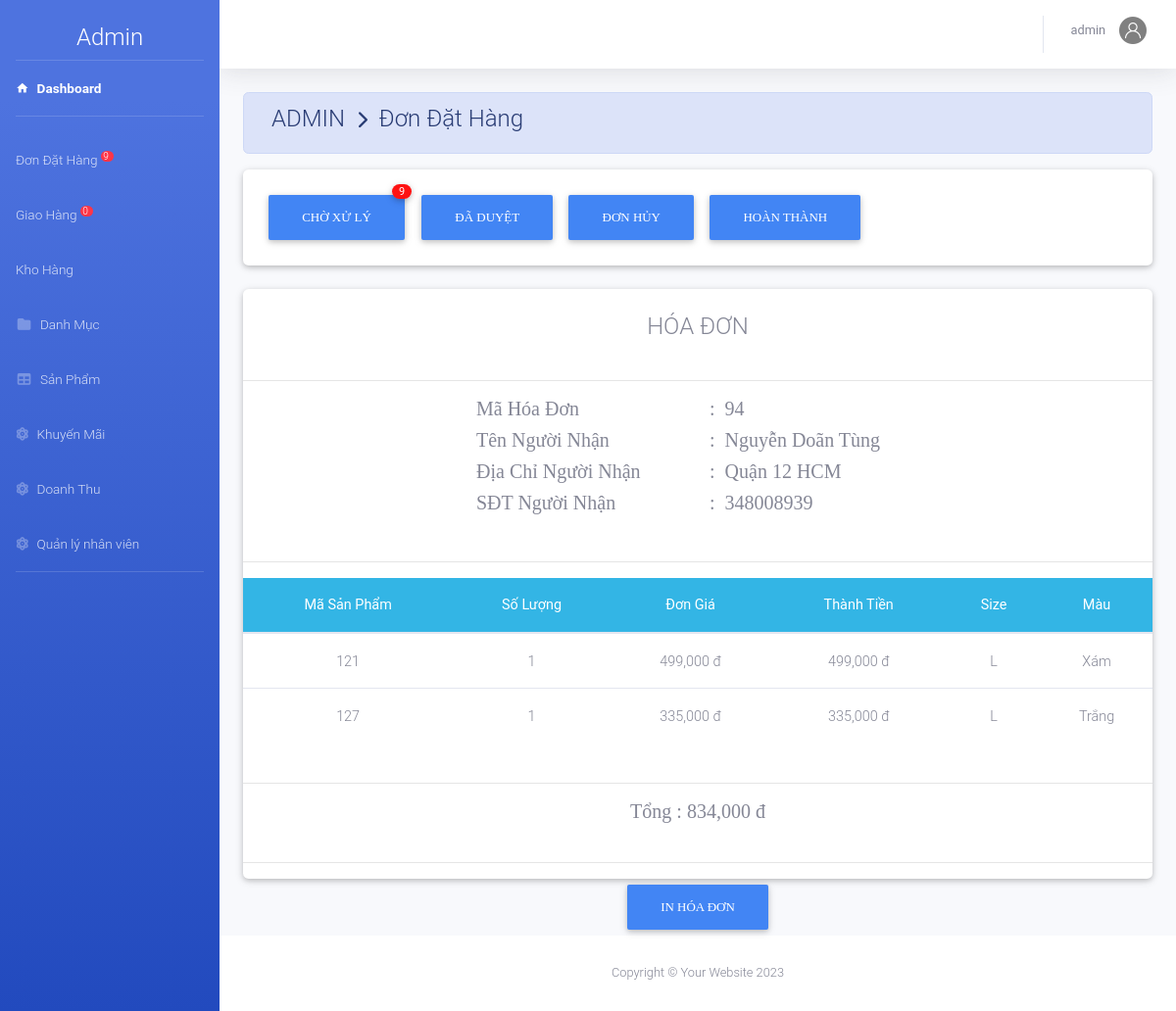
Screenshot of /Faship/admin/index.php?action=xldathang&view=ctdh&mahd=94 (signed in) with the database file from the repository.
### tables this page shows
CREATE TABLE `nguoinhan` (
  `MaHD` int(11) NOT NULL,
  `TenNN` varchar(50) NOT NULL,
  `DiaChiNN` text NOT NULL,
  `SDTNN` int(12) NOT NULL
);

CREATE TABLE `chitiethoadon` (
  `MaHD` int(11) NOT NULL,
  `MaSP` int(11) NOT NULL,
  `SoLuong` int(11) NOT NULL,
  `DonGia` decimal(10,0) NOT NULL,
  `ThanhTien` decimal(10,0) NOT NULL,
  `Size` varchar(50) NOT NULL,
  `MaMau` varchar(50) NOT NULL
);

### Faship/admin/dondathang/chitietdathang.php (the view, shortened to what this page needs)
<?php
	include_once('../model/database.php');
	$mahd=$_GET['mahd'];
	$sql="select * from chitiethoadon where MaHD=$mahd ";
	$rs=mysqli_query($conn,$sql);
	$sql2="select * from nguoinhan where MaHD=$mahd ";
	$rs2=mysqli_query($conn,$sql2);
	$row2=mysqli_fetch_array($rs2);
?>
<div class="row">
    <div class="col-md-12 grid-margin stretch-card">
        <div class="card">
        	<br>
			<h4 class="m-auto" > HÓA ĐƠN</h4><br><hr>
			<div class="row">
				<div class="col-md-3"></div>
				<div class="col-md-3"><h5 style="font-family: Alata;">Mã Hóa Đơn </h5></div>
				<div class="col-md-6"><h5 style="font-family: Alata;">: &#160;<?php echo $mahd ?></h5></div>
				<div class="col-md-3"></div>
				<div class="col-md-3"><h5 style="font-family: Alata;">Tên Người Nhận </h5></div>
				<div class="col-md-6"><h5 style="font-family: Alata;">: &#160;<?php echo $row2['TenNN']; ?></h5></div>
				<div class="col-md-3"></div>
				<div class="col-md-3"><h5 style="font-family: Alata;">Địa Chỉ Người Nhận </h5></div>
				<div class="col-md-6"><h5 style="font-family: Alata;">: &#160;<?php echo $row2['DiaChiNN'] ?></h5></div>
				<div class="col-md-3"></div>
				<div class="col-md-3"><h5 style="font-family: Alata;">SĐT Người Nhận </h5></div>
				<div class="col-md-6"><h5 style="font-family: Alata;">: &#160;<?php echo $row2['SDTNN'] ?></h5></div>
			</div>
			<br><hr>
			<table class="table table-hover m-auto text-center" style="font-size: 13px;">
				<thead class="badge-info">
					<tr>
						<th>Mã Sản Phẩm</th><th>Số Lượng </th><th>Đơn Giá</th><th>Thành Tiền</th><th>Size</th><th>Màu</th>
					</tr>
				</thead>
				<tbody >
			 <?php $so=0;
				 while ($row=mysqli_fetch_array($rs)) { $so=$so+$row['ThanhTien']; ?>
					<tr>
						<td><?php echo $row['MaSP']; ?></td>
						<td><?php echo $row['SoLuong']; ?></td>
						<td><?php echo number_format($row['DonGia']).' đ'; ?></td>
						<td><?php echo number_format($row['ThanhTien']).' đ'; ?></td>
						<td><?php echo $row['Size']; ?></td><td><?php echo $row['MaMau']; ?></td>
					</tr>
			 <?php	} ?>
				</tbody>
			</table><br><hr>
			<h5 class="m-auto" style="font-family: Alata;">Tổng : <?php echo number_format($so).' đ'; ?></h5>
			<br><hr>
		</div>
	</div>
		<div class="col-12" >
			<center>
				<button type="sub" name="dk" value="đã duyệt"class="btn btn-primary" style="font-family: Comfortaa;">In hóa Đơn</button>
			</center>
		</div>
</div>

### rows the page displays
nguoinhan: TenNN "Nguyễn Doãn Tùng", DiaChiNN "Quận 12 HCM", SDTNN "348008939"
chitiethoadon: MaSP "121", SoLuong "1", DonGia "499,000", ThanhTien "499,000", Size "L", MaMau "Xám"
chitiethoadon: MaSP "127", SoLuong "1", DonGia "335,000", ThanhTien "335,000", Size "L", MaMau "Trắng"

### other values shown
$dem "9"
$dem "0"
$nv['TenNV'] "admin"
$mahd "94"
$so "834,000"
